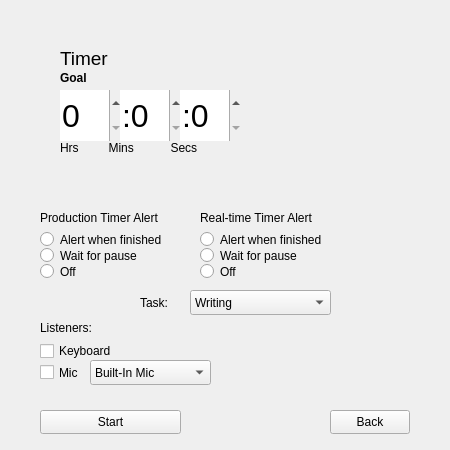
<?xml version="1.0" encoding="UTF-8"?>
<ui version="4.0">
 <class>TimerWindowQWidget</class>
 <widget class="QWidget" name="TimerWindowQWidget">
  <property name="geometry">
   <rect>
    <x>0</x>
    <y>0</y>
    <width>450</width>
    <height>450</height>
   </rect>
  </property>
  <property name="windowTitle">
   <string>Tasker - Session</string>
  </property>
  <widget class="QFrame" name="timerWindowQFrame">
   <property name="geometry">
    <rect>
     <x>0</x>
     <y>0</y>
     <width>451</width>
     <height>451</height>
    </rect>
   </property>
   <property name="frameShape">
    <enum>QFrame::NoFrame</enum>
   </property>
   <property name="frameShadow">
    <enum>QFrame::Raised</enum>
   </property>
   <widget class="QLabel" name="timerQLabel">
    <property name="geometry">
     <rect>
      <x>60</x>
      <y>50</y>
      <width>181</width>
      <height>16</height>
     </rect>
    </property>
    <property name="font">
     <font>
      <pointsize>14</pointsize>
     </font>
    </property>
    <property name="text">
     <string>Timer</string>
    </property>
   </widget>
   <widget class="QPushButton" name="startTimerQPushButton">
    <property name="geometry">
     <rect>
      <x>40</x>
      <y>410</y>
      <width>141</width>
      <height>24</height>
     </rect>
    </property>
    <property name="text">
     <string>Start</string>
    </property>
   </widget>
   <widget class="QPushButton" name="backQPushButton">
    <property name="geometry">
     <rect>
      <x>330</x>
      <y>410</y>
      <width>80</width>
      <height>24</height>
     </rect>
    </property>
    <property name="text">
     <string>Back</string>
    </property>
   </widget>
   <widget class="QFrame" name="taskListenersQFrame">
    <property name="geometry">
     <rect>
      <x>40</x>
      <y>290</y>
      <width>301</width>
      <height>101</height>
     </rect>
    </property>
    <property name="frameShape">
     <enum>QFrame::NoFrame</enum>
    </property>
    <property name="frameShadow">
     <enum>QFrame::Raised</enum>
    </property>
    <widget class="QComboBox" name="taskQComboBox">
     <property name="geometry">
      <rect>
       <x>150</x>
       <y>0</y>
       <width>141</width>
       <height>25</height>
      </rect>
     </property>
     <item>
      <property name="text">
       <string>Writing</string>
      </property>
     </item>
     <item>
      <property name="text">
       <string>Compose Music</string>
      </property>
     </item>
     <item>
      <property name="text">
       <string>Custom</string>
      </property>
     </item>
    </widget>
    <widget class="QLabel" name="taskQLabel">
     <property name="geometry">
      <rect>
       <x>100</x>
       <y>0</y>
       <width>31</width>
       <height>25</height>
      </rect>
     </property>
     <property name="text">
      <string>Task:</string>
     </property>
    </widget>
    <widget class="QComboBox" name="audioQComboBox">
     <property name="geometry">
      <rect>
       <x>50</x>
       <y>70</y>
       <width>121</width>
       <height>25</height>
      </rect>
     </property>
     <item>
      <property name="text">
       <string>Built-In Mic</string>
      </property>
     </item>
    </widget>
    <widget class="QCheckBox" name="audioQCheckBox">
     <property name="geometry">
      <rect>
       <x>0</x>
       <y>70</y>
       <width>83</width>
       <height>25</height>
      </rect>
     </property>
     <property name="text">
      <string>Mic</string>
     </property>
    </widget>
    <widget class="QCheckBox" name="keyboardQCheckBox">
     <property name="geometry">
      <rect>
       <x>0</x>
       <y>50</y>
       <width>83</width>
       <height>22</height>
      </rect>
     </property>
     <property name="text">
      <string>Keyboard</string>
     </property>
    </widget>
    <widget class="QLabel" name="listenersQLabel">
     <property name="geometry">
      <rect>
       <x>0</x>
       <y>30</y>
       <width>58</width>
       <height>16</height>
      </rect>
     </property>
     <property name="text">
      <string>Listeners:</string>
     </property>
    </widget>
   </widget>
   <widget class="QFrame" name="realTimeAlertQFrame">
    <property name="geometry">
     <rect>
      <x>200</x>
      <y>210</y>
      <width>141</width>
      <height>71</height>
     </rect>
    </property>
    <property name="frameShape">
     <enum>QFrame::NoFrame</enum>
    </property>
    <property name="frameShadow">
     <enum>QFrame::Raised</enum>
    </property>
    <widget class="QLabel" name="realTimeAlertQLabel">
     <property name="geometry">
      <rect>
       <x>0</x>
       <y>0</y>
       <width>161</width>
       <height>16</height>
      </rect>
     </property>
     <property name="text">
      <string>Real-time Timer Alert</string>
     </property>
    </widget>
    <widget class="QRadioButton" name="realTimeAlertWhenFinishedQRadioButton">
     <property name="geometry">
      <rect>
       <x>0</x>
       <y>20</y>
       <width>151</width>
       <height>19</height>
      </rect>
     </property>
     <property name="text">
      <string>Alert when finished</string>
     </property>
    </widget>
    <widget class="QRadioButton" name="realTimeOffQRadioButton">
     <property name="geometry">
      <rect>
       <x>0</x>
       <y>52</y>
       <width>111</width>
       <height>19</height>
      </rect>
     </property>
     <property name="text">
      <string>Off</string>
     </property>
    </widget>
    <widget class="QRadioButton" name="realTimeWaitForPauseQRadioButton">
     <property name="geometry">
      <rect>
       <x>0</x>
       <y>36</y>
       <width>111</width>
       <height>19</height>
      </rect>
     </property>
     <property name="toolTip">
      <string>Waits for you to pause your work before alerting you that your time is up</string>
     </property>
     <property name="text">
      <string>Wait for pause</string>
     </property>
    </widget>
   </widget>
   <widget class="QFrame" name="productionTimeAlertQFrame">
    <property name="geometry">
     <rect>
      <x>40</x>
      <y>210</y>
      <width>161</width>
      <height>71</height>
     </rect>
    </property>
    <property name="frameShape">
     <enum>QFrame::NoFrame</enum>
    </property>
    <property name="frameShadow">
     <enum>QFrame::Raised</enum>
    </property>
    <widget class="QLabel" name="productionTimeAlertQLabel">
     <property name="geometry">
      <rect>
       <x>0</x>
       <y>0</y>
       <width>161</width>
       <height>16</height>
      </rect>
     </property>
     <property name="text">
      <string>Production Timer Alert</string>
     </property>
    </widget>
    <widget class="QRadioButton" name="productionTimeAlertWhenFinishedQRadioButton">
     <property name="geometry">
      <rect>
       <x>0</x>
       <y>20</y>
       <width>141</width>
       <height>19</height>
      </rect>
     </property>
     <property name="text">
      <string>Alert when finished</string>
     </property>
    </widget>
    <widget class="QRadioButton" name="productionTimeOffQRadioButton">
     <property name="geometry">
      <rect>
       <x>0</x>
       <y>52</y>
       <width>111</width>
       <height>19</height>
      </rect>
     </property>
     <property name="text">
      <string>Off</string>
     </property>
    </widget>
    <widget class="QRadioButton" name="productionTimeWaitForPauseQRadioButton">
     <property name="geometry">
      <rect>
       <x>0</x>
       <y>36</y>
       <width>111</width>
       <height>19</height>
      </rect>
     </property>
     <property name="toolTip">
      <string>Waits for you to pause your work before alerting you that your time is up</string>
     </property>
     <property name="text">
      <string>Wait for pause</string>
     </property>
    </widget>
   </widget>
   <widget class="QFrame" name="productionTimerQFrame">
    <property name="geometry">
     <rect>
      <x>60</x>
      <y>70</y>
      <width>251</width>
      <height>101</height>
     </rect>
    </property>
    <property name="frameShape">
     <enum>QFrame::NoFrame</enum>
    </property>
    <property name="frameShadow">
     <enum>QFrame::Raised</enum>
    </property>
    <widget class="QLabel" name="productionTimeQLabel">
     <property name="geometry">
      <rect>
       <x>0</x>
       <y>0</y>
       <width>151</width>
       <height>16</height>
      </rect>
     </property>
     <property name="font">
      <font>
       <weight>75</weight>
       <bold>true</bold>
      </font>
     </property>
     <property name="text">
      <string>Goal</string>
     </property>
    </widget>
    <widget class="QSpinBox" name="productionTimeHoursQSpinBox">
     <property name="geometry">
      <rect>
       <x>0</x>
       <y>20</y>
       <width>61</width>
       <height>51</height>
      </rect>
     </property>
     <property name="font">
      <font>
       <pointsize>24</pointsize>
      </font>
     </property>
     <property name="toolTip">
      <string>Hours</string>
     </property>
     <property name="frame">
      <bool>false</bool>
     </property>
     <property name="value">
      <number>0</number>
     </property>
    </widget>
    <widget class="QSpinBox" name="productionTimeMinutesQSpinBox">
     <property name="geometry">
      <rect>
       <x>60</x>
       <y>20</y>
       <width>61</width>
       <height>51</height>
      </rect>
     </property>
     <property name="font">
      <font>
       <pointsize>24</pointsize>
      </font>
     </property>
     <property name="toolTip">
      <string>Minutes</string>
     </property>
     <property name="frame">
      <bool>false</bool>
     </property>
     <property name="prefix">
      <string>:</string>
     </property>
     <property name="maximum">
      <number>59</number>
     </property>
     <property name="value">
      <number>0</number>
     </property>
    </widget>
    <widget class="QLabel" name="productionTimeDescriptionsQLabel">
     <property name="geometry">
      <rect>
       <x>0</x>
       <y>70</y>
       <width>171</width>
       <height>16</height>
      </rect>
     </property>
     <property name="text">
      <string>Hrs         Mins           Secs</string>
     </property>
    </widget>
    <widget class="QSpinBox" name="productionTimeSecondsQSpinBox">
     <property name="geometry">
      <rect>
       <x>120</x>
       <y>20</y>
       <width>61</width>
       <height>51</height>
      </rect>
     </property>
     <property name="font">
      <font>
       <pointsize>24</pointsize>
      </font>
     </property>
     <property name="toolTip">
      <string>Minutes</string>
     </property>
     <property name="frame">
      <bool>false</bool>
     </property>
     <property name="prefix">
      <string>:</string>
     </property>
     <property name="maximum">
      <number>59</number>
     </property>
     <property name="value">
      <number>0</number>
     </property>
    </widget>
   </widget>
  </widget>
 </widget>
 <resources/>
 <connections/>
</ui>
